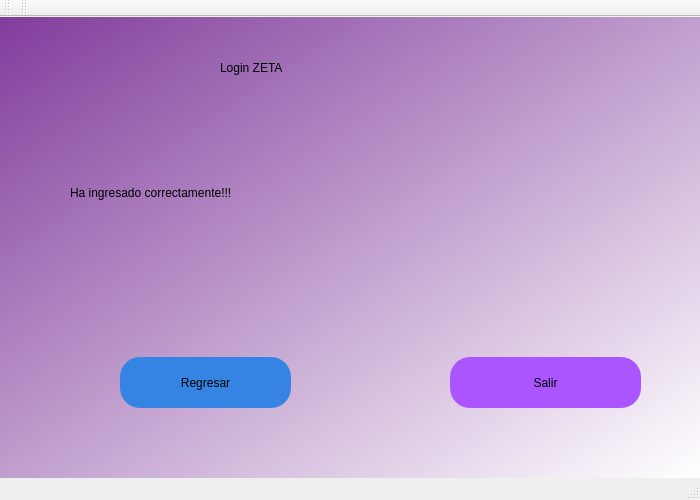
<?xml version="1.0" encoding="UTF-8"?>
<ui version="4.0">
 <class>MainWindow</class>
 <widget class="QMainWindow" name="MainWindow">
  <property name="geometry">
   <rect>
    <x>0</x>
    <y>0</y>
    <width>700</width>
    <height>500</height>
   </rect>
  </property>
  <property name="minimumSize">
   <size>
    <width>700</width>
    <height>500</height>
   </size>
  </property>
  <property name="maximumSize">
   <size>
    <width>700</width>
    <height>500</height>
   </size>
  </property>
  <property name="windowTitle">
   <string>MainWindow</string>
  </property>
  <property name="styleSheet">
   <string notr="true">QWidget#centralwidget{
background-color: qlineargradient(spread:pad, x1:0, y1:0, x2:1, y2:1, stop:0 rgba(129, 61, 156, 255), stop:1 rgba(255, 255, 255, 255));}</string>
  </property>
  <widget class="QWidget" name="centralwidget">
   <widget class="QLabel" name="label">
    <property name="geometry">
     <rect>
      <x>220</x>
      <y>10</y>
      <width>231</width>
      <height>81</height>
     </rect>
    </property>
    <property name="styleSheet">
     <string notr="true">font: 36pt &quot;San Francisco Display&quot;;</string>
    </property>
    <property name="text">
     <string>Login ZETA</string>
    </property>
   </widget>
   <widget class="QPushButton" name="regresar">
    <property name="geometry">
     <rect>
      <x>120</x>
      <y>340</y>
      <width>171</width>
      <height>51</height>
     </rect>
    </property>
    <property name="styleSheet">
     <string notr="true">border-radius:20px;
font: 14pt &quot;San Francisco Display&quot;;
background-color: rgb(53, 132, 228);</string>
    </property>
    <property name="text">
     <string>Regresar</string>
    </property>
   </widget>
   <widget class="QPushButton" name="pushButton_2">
    <property name="geometry">
     <rect>
      <x>450</x>
      <y>340</y>
      <width>191</width>
      <height>51</height>
     </rect>
    </property>
    <property name="styleSheet">
     <string notr="true">border-radius:20px;
font: 14pt &quot;San Francisco Display&quot;;
background-color:rgb(170,85,255)</string>
    </property>
    <property name="text">
     <string>Salir</string>
    </property>
   </widget>
   <widget class="QLabel" name="label_2">
    <property name="geometry">
     <rect>
      <x>70</x>
      <y>140</y>
      <width>461</width>
      <height>71</height>
     </rect>
    </property>
    <property name="styleSheet">
     <string notr="true">font: 16pt &quot;San Francisco Display&quot;;
font: 26pt &quot;San Francisco Display&quot;;</string>
    </property>
    <property name="text">
     <string>Ha ingresado correctamente!!!</string>
    </property>
   </widget>
  </widget>
  <widget class="QMenuBar" name="menubar">
   <property name="geometry">
    <rect>
     <x>0</x>
     <y>0</y>
     <width>700</width>
     <height>24</height>
    </rect>
   </property>
  </widget>
  <widget class="QStatusBar" name="statusbar"/>
  <widget class="QToolBar" name="toolBar">
   <property name="windowTitle">
    <string>toolBar</string>
   </property>
   <attribute name="toolBarArea">
    <enum>TopToolBarArea</enum>
   </attribute>
   <attribute name="toolBarBreak">
    <bool>false</bool>
   </attribute>
  </widget>
  <widget class="QToolBar" name="toolBar_2">
   <property name="windowTitle">
    <string>toolBar_2</string>
   </property>
   <attribute name="toolBarArea">
    <enum>TopToolBarArea</enum>
   </attribute>
   <attribute name="toolBarBreak">
    <bool>false</bool>
   </attribute>
  </widget>
 </widget>
 <resources/>
 <connections/>
</ui>
